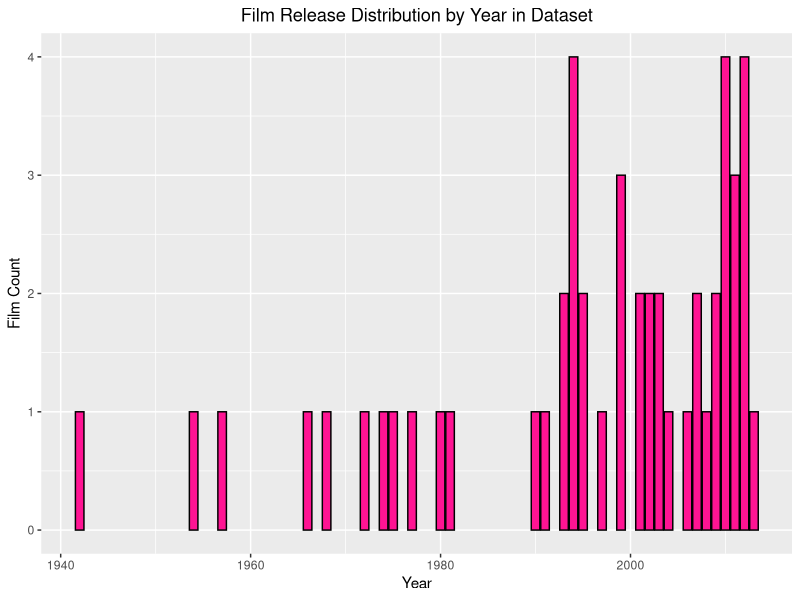
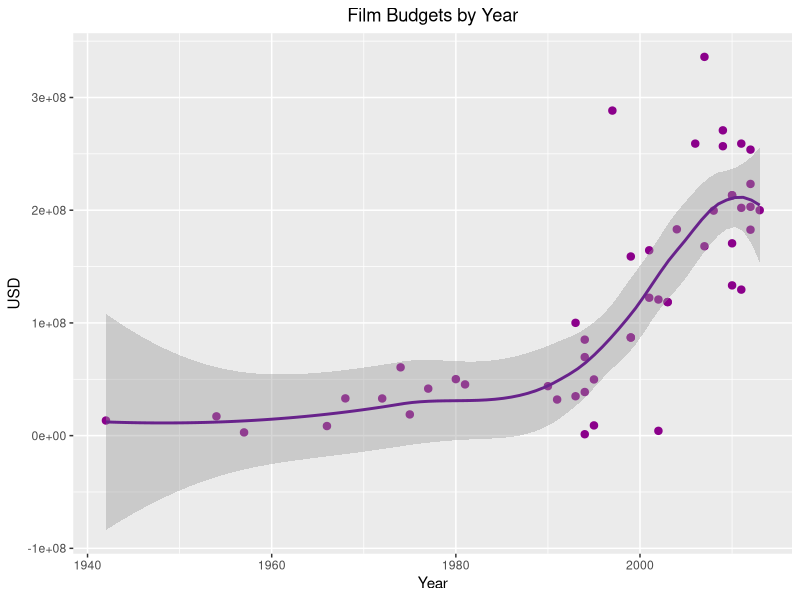
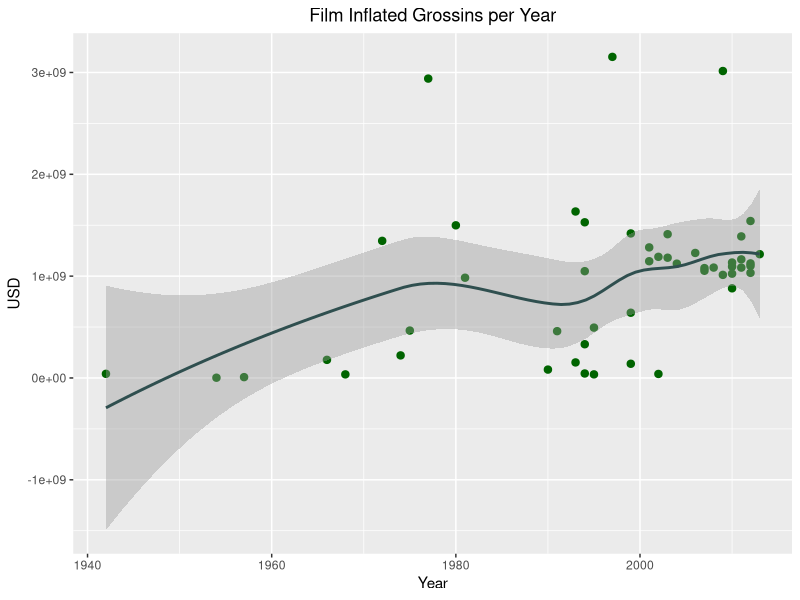
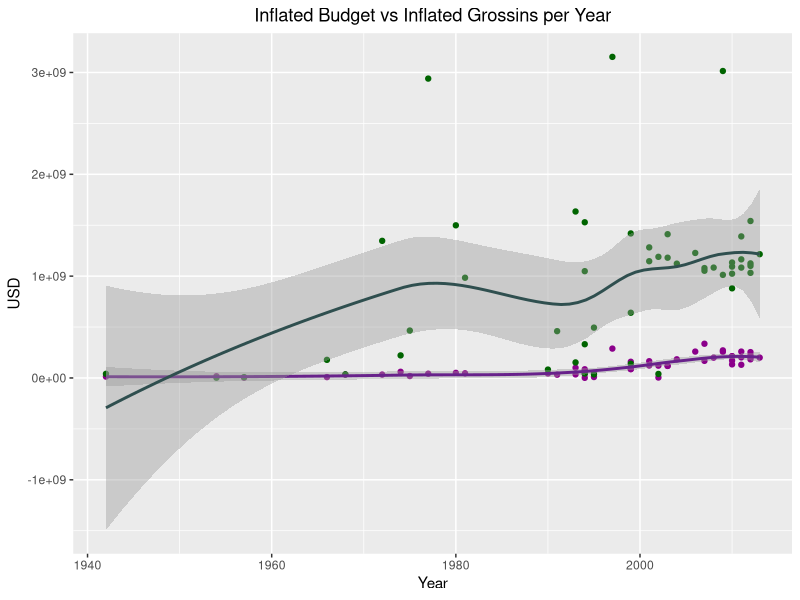
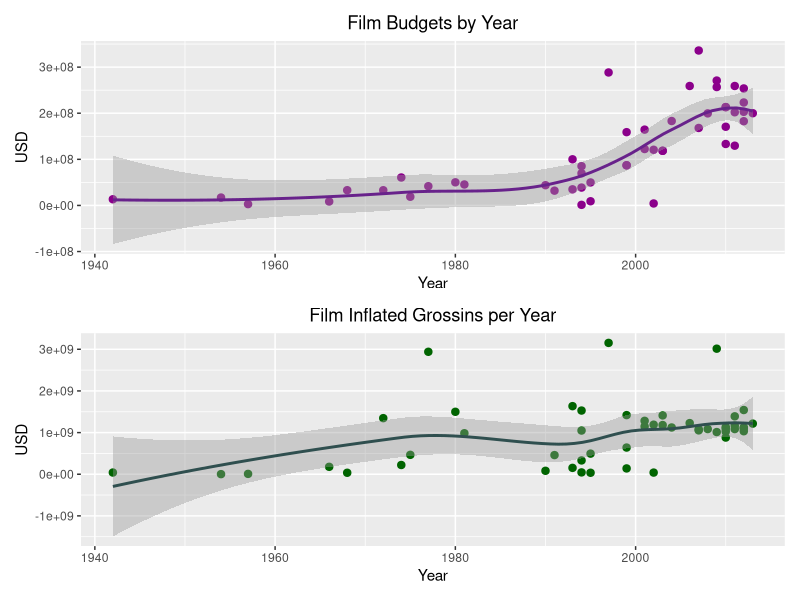
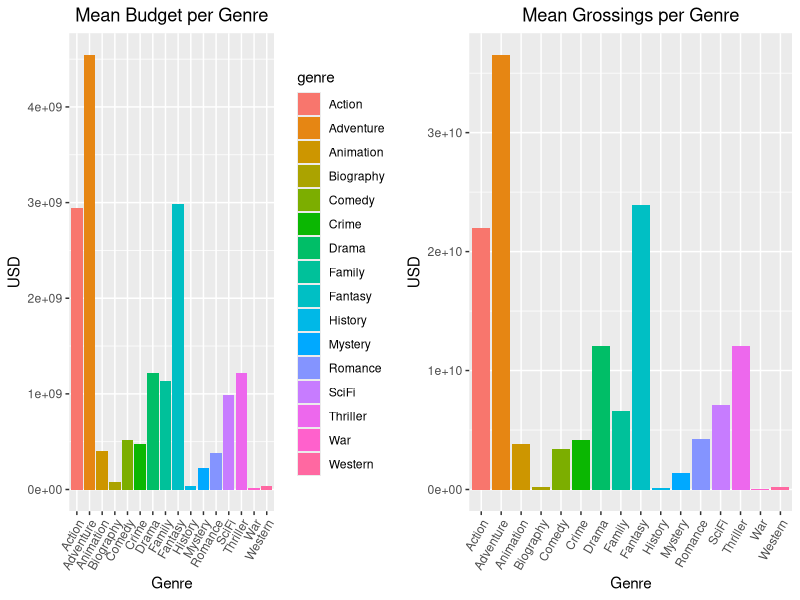
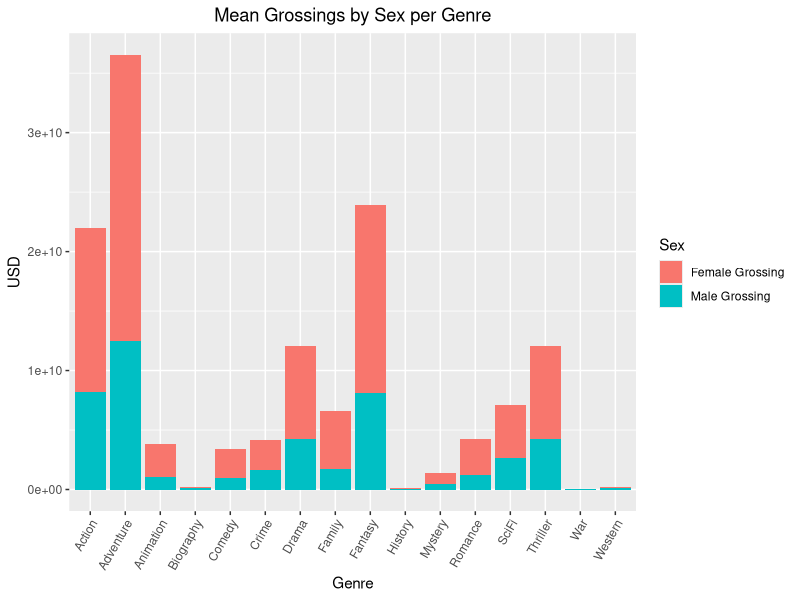
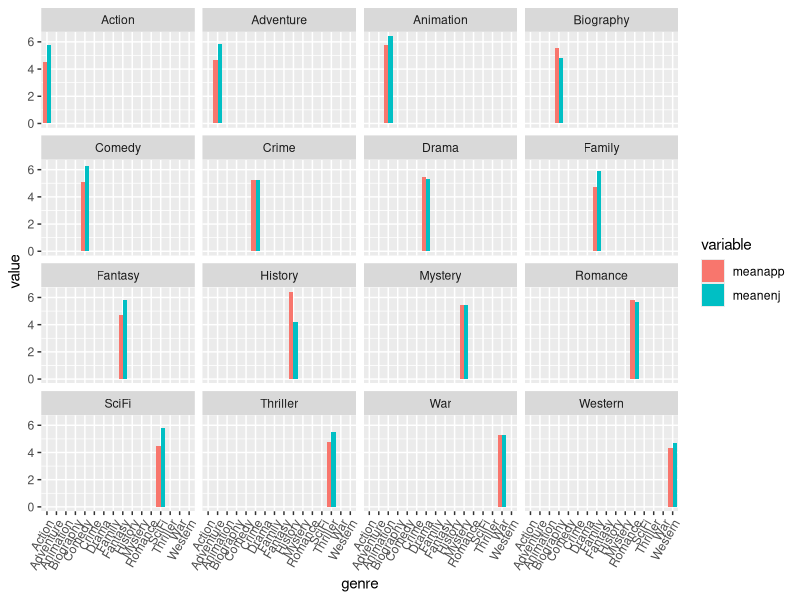

These charts were generated, in order, by the following R code:
## ---- chunk 1
knitr::opts_chunk$set(echo = TRUE)
## ---- chunk 2
#Packages loading to use
library(tidyverse) ##Loaded for dplyr and to 'clean' data
library(ggplot2) ##Loaded for plotting
library(dplyr) ##Loaded for computer issues
library(gridExtra) #Loaded to arrange plots
library(yaml)
library(patchwork)
library(reshape2)

## ---- chunk 3
##Read in data and save it to variable raw_data
raw_data <- read.csv(file = "popular_film_data.csv")
glimpse (raw_data)
## ---- chunk 4
#To remove "$" and "," from InflatedBudget
raw_data$InflatedBudget <-  gsub("\\$","", raw_data$InflatedBudget) 
raw_data$InflatedBudget <-  as.numeric(gsub(",","", raw_data$InflatedBudget))

#To remove "$" and "," from InflatedGross
raw_data$InflatedGross <-  gsub("\\$","", raw_data$InflatedGross) 
raw_data$InflatedGross <-  as.numeric(gsub(",","", raw_data$InflatedGross))

#To remove "$" and "," from TotalGross
raw_data$TotalGross <-  gsub("\\$","", raw_data$TotalGross) 
raw_data$TotalGross <-  as.numeric(gsub(",","", raw_data$TotalGross))

#To View our now changed data. 
glimpse (raw_data)
## ---- chunk 5
#Mutating for new column stored in Proportion_female
raw_data <- raw_data |> mutate (Proportion_female = (1 - Proportion_male))

#To view our data with the new variable.
glimpse(raw_data)
## ---- chunk 6
#What is the release year range of the films in our dataset?
range(raw_data$Year)

#How many entries make up our dataset?
quantity_films <- nrow(raw_data)
quantity_films
## ---- chunk 7
genre_total <- rbind(cbind(genre = "Comedy", raw_data %>% filter(Comedy == 1) %>% summarise(sumG = sum(Comedy == 1))),
    cbind(genre = "Drama", raw_data %>% filter(Drama == 1) %>% summarise(sumG = sum(Drama == 1))),
    cbind(genre = "Western", raw_data %>% filter(Western == 1) %>% summarise(sumG = sum(Western == 1))),
    cbind(genre = "Action", raw_data %>% filter(Action == 1) %>% summarise(sumG = sum(Action == 1))),
    cbind(genre = "Biography", raw_data %>% filter(Biography == 1) %>% summarise(sumG = sum(Biography == 1))),
    cbind(genre = "History", raw_data %>% filter(History == 1) %>% summarise(sumG = sum(History == 1))),
    cbind(genre = "Adventure", raw_data %>% filter(Adventure == 1) %>% summarise(sumG = sum(Adventure == 1))),
    cbind(genre = "Fantasy", raw_data %>% filter(Fantasy == 1) %>% summarise(sumG = sum(Fantasy == 1))),
    cbind(genre = "Mystery", raw_data %>% filter(Mystery == 1) %>% summarise(sumG = sum(Mystery == 1))),
    cbind(genre = "SciFi", raw_data %>% filter(SciFi == 1) %>% summarise(sumG = sum(SciFi == 1))),
    cbind(genre = "Romance", raw_data %>% filter(Romance == 1) %>% summarise(sumG = sum(Romance == 1))),
    cbind(genre = "Thriller", raw_data %>% filter(Thriller == 1) %>% summarise(sumG = sum(Thriller == 1))),
    cbind(genre = "Crime", raw_data %>% filter(Crime == 1) %>% summarise(sumG = sum(Crime == 1))),
    cbind(genre = "War", raw_data %>% filter(War == 1) %>% summarise(sumG = sum(War == 1))),
    cbind(genre = "Family", raw_data %>% filter(Family == 1) %>% summarise(sumG = sum(Family == 1))),
    cbind(genre = "Animation", raw_data %>% filter(Animation == 1) %>% summarise(sumG = sum(Animation == 1))))%>% arrange(desc(sumG))

genre_total
## ---- chunk 8
Genre_Count_Plot <- ggplot(genre_total) + geom_bar(mapping = aes(genre, sumG, fill = genre), stat = "identity", position = "dodge") + labs(x = 'Genres', y = 'Genre Count', title = 'Genre Distribution in Dataset') + theme(axis.text.x = element_text(angle = 60, hjust = 1)) + theme(plot.title = element_text(hjust = 0.5))
## ---- chunk 9
 raw_data|>group_by(Year) |> summarise(Movie_Count = n()) |> arrange(desc(Movie_Count))

## ---- chunk 10
#Storing the code to the "count_movieby_year" variable. 

count_movieby_year <-  raw_data|>group_by(Year) |> summarise(Movie_Count = n()) |> arrange(desc(Movie_Count))
ggplot(count_movieby_year, aes(x = Year, y = Movie_Count)) + geom_col(fill = "deeppink", color = "black") + labs(x = 'Year', y = 'Film Count', title = 'Film Release Distribution by Year in Dataset') + theme(plot.title = element_text(hjust = 0.5))

## ---- chunk 11
Avg_Budget_by_Year <- raw_data |> group_by(Year)|> summarise(InflatedBudget) |> ggplot(aes(Year,InflatedBudget)) +geom_point(size = 2.2, color = "darkmagenta") + geom_smooth(color = "darkorchid4")+labs(x = 'Year', y = 'USD', title = 'Film Budgets by Year') + theme(plot.title = element_text(hjust = 0.5))

Avg_Budget_by_Year
## ---- chunk 12
Avg_Grossing_by_Year <- raw_data |> group_by(Year) |> summarise(InflatedGross) |> ggplot(aes(Year,InflatedGross)) +geom_point(size = 2.2, color = "darkgreen") + geom_smooth(color = "darkslategray") + labs(x = 'Year', y = 'USD', title = 'Film Inflated Grossins per Year') + theme(plot.title = element_text(hjust = 0.5))

Avg_Grossing_by_Year

## ---- chunk 13
#raw_data |> group_by(Year)|> ggplot(aes(Year,InflatedGross, InflatedBudget, color = )) +geom_point() + geom_smooth(method = 'loess', formula = 'y~x')

raw_data |> group_by(Year) |> ggplot(aes(x=Year))+geom_point(aes(y=InflatedBudget),color = "darkmagenta") + geom_point(aes(y=InflatedGross), color = "darkgreen") + geom_smooth(aes(y=InflatedBudget), color = "darkorchid4") +labs(x = "Year", y = "USD") + geom_smooth(aes(y=InflatedGross), color = "darkslategray") + labs(x = 'Year', y = 'USD', title = 'Inflated Budget vs Inflated Grossins per Year') + theme(plot.title = element_text(hjust = 0.5))

## ---- chunk 14
plot_1 <- (Avg_Budget_by_Year / Avg_Grossing_by_Year)
plot_1
## ---- chunk 15
raw_data |> slice_max(InflatedGross, n = 10) |> select(FilmName, Year, InflatedGross)
## ---- chunk 16
raw_data |> slice_max(InflatedBudget, n = 1) |> select(FilmName, InflatedGross)
raw_data |> slice_min(InflatedBudget, n = 1) |> select(FilmName, InflatedGross)
## ---- chunk 17
raw_data |> slice_max(InflatedGross, n = 10) |> select(FilmName, InflatedGross)
#still need the genre
## ---- chunk 18
#We'll arrange the code to output what we need to see. 
genreGrossBudget <- (rbind(cbind(genre = "Comedy", raw_data %>% filter(Comedy == 1) %>% summarise(meangross = mean(InflatedGross), meanBudget = mean(InflatedBudget), Male_Proportion = Proportion_male, Female_Proportion = Proportion_female, Femalegross = ((mean(Proportion_female))*meangross), Malegross = ((mean(Proportion_male))*meangross))),
      cbind(genre = "Drama", raw_data %>% filter(Drama == 1) %>% summarise(meangross = mean(InflatedGross),meanBudget = mean(InflatedBudget),  Male_Proportion = Proportion_male, Female_Proportion = Proportion_female, Femalegross = ((mean(Proportion_female))*meangross), Malegross = ((mean(Proportion_male))*meangross))),
      cbind(genre = "Western", raw_data %>% filter(Western == 1) %>% summarise(meangross = mean(InflatedGross),meanBudget = mean(InflatedBudget),  Male_Proportion = Proportion_male, Female_Proportion = Proportion_female, Femalegross = ((mean(Proportion_female))*meangross), Malegross = ((mean(Proportion_male))*meangross))),
      cbind(genre = "Action", raw_data %>% filter(Action == 1) %>% summarise(meangross = mean(InflatedGross),meanBudget = mean(InflatedBudget),  Male_Proportion = Proportion_male, Female_Proportion = Proportion_female, Femalegross = ((mean(Proportion_female))*meangross), Malegross = ((mean(Proportion_male))*meangross))),
     cbind(genre = "Biography", raw_data %>% filter(Biography == 1) %>% summarise(meangross = mean(InflatedGross),meanBudget = mean(InflatedBudget), Malegross = ((mean(Proportion_male))*meangross), Male_Proportion = Proportion_male, Female_Proportion = Proportion_female, Femalegross = ((mean(Proportion_female))*meangross), Malegross = ((mean(Proportion_male))*meangross))),
    cbind(genre = "History", raw_data %>% filter(History == 1) %>% summarise(meangross = mean(InflatedGross),meanBudget = mean(InflatedBudget),  Male_Proportion = Proportion_male, Female_Proportion = Proportion_female, Femalegross = ((mean(Proportion_female))*meangross), Malegross = ((mean(Proportion_male))*meangross))), 
    cbind(genre = "Adventure", raw_data %>% filter(Adventure == 1) %>% summarise(meangross = mean(InflatedGross),meanBudget = mean(InflatedBudget),  Male_Proportion = Proportion_male, Female_Proportion = Proportion_female, Femalegross = ((mean(Proportion_female))*meangross), Malegross = ((mean(Proportion_male))*meangross))),
        cbind(genre = "Fantasy", raw_data %>% filter(Fantasy == 1) %>% summarise(meangross = mean(InflatedGross),meanBudget = mean(InflatedBudget),  Male_Proportion = Proportion_male, Female_Proportion = Proportion_female, Femalegross = ((mean(Proportion_female))*meangross), Malegross = ((mean(Proportion_male))*meangross))),
    cbind(genre = "Mystery", raw_data %>% filter(Mystery == 1) %>% summarise(meangross = mean(InflatedGross),meanBudget = mean(InflatedBudget),  Male_Proportion = Proportion_male, Female_Proportion = Proportion_female, Femalegross = ((mean(Proportion_female))*meangross), Malegross = ((mean(Proportion_male))*meangross))),
    cbind(genre = "SciFi", raw_data %>% filter(SciFi == 1) %>% summarise(meangross = mean(InflatedGross),meanBudget = mean(InflatedBudget),  Male_Proportion = Proportion_male, Female_Proportion = Proportion_female, Femalegross = ((mean(Proportion_female))*meangross), Malegross = ((mean(Proportion_male))*meangross))),
    cbind(genre = "Romance", raw_data %>% filter(Romance == 1) %>% summarise(meangross = mean(InflatedGross),meanBudget = mean(InflatedBudget),  Male_Proportion = Proportion_male, Female_Proportion = Proportion_female, Femalegross = ((mean(Proportion_female))*meangross), Malegross = ((mean(Proportion_male))*meangross))),
    cbind(genre = "Thriller", raw_data %>% filter(Drama == 1) %>% summarise(meangross = mean(InflatedGross),meanBudget = mean(InflatedBudget),  Male_Proportion = Proportion_male, Female_Proportion = Proportion_female, Femalegross = ((mean(Proportion_female))*meangross), Malegross = ((mean(Proportion_male))*meangross))),
    cbind(genre = "Crime", raw_data %>% filter(Crime == 1) %>% summarise(meangross = mean(InflatedGross),meanBudget = mean(InflatedBudget),  Male_Proportion = Proportion_male, Female_Proportion = Proportion_female, Femalegross = ((mean(Proportion_female))*meangross), Malegross = ((mean(Proportion_male))*meangross))),
    cbind(genre = "War", raw_data %>% filter(War == 1) %>% summarise(meangross = mean(InflatedGross),meanBudget = mean(InflatedBudget),  Male_Proportion = Proportion_male, Female_Proportion = Proportion_female, Femalegross = ((mean(Proportion_female))*meangross), Malegross = ((mean(Proportion_male))*meangross))),
    cbind(genre = "Family", raw_data %>% filter(Family == 1) %>% summarise(meangross = mean(InflatedGross),meanBudget = mean(InflatedBudget),  Male_Proportion = Proportion_male, Female_Proportion = Proportion_female, Femalegross = ((mean(Proportion_female))*meangross), Malegross = ((mean(Proportion_male))*meangross))),
    cbind(genre = "Animation", raw_data %>% filter(Animation == 1) %>% summarise(meangross = mean(InflatedGross),meanBudget = mean(InflatedBudget), Male_Proportion = Proportion_male, Female_Proportion = Proportion_female, Femalegross = ((mean(Proportion_female))*meangross), Malegross = ((mean(Proportion_male))*meangross)))) %>% arrange(desc(meanBudget)))
genreGrossBudget

## ---- chunk 19
genreGrossBudget |> slice(which(meanBudget ==max(meanBudget) | meanBudget == min(meanBudget))) |> distinct()
## ---- chunk 20
meanBudget_Genre <- (ggplot(genreGrossBudget) + geom_bar(mapping = aes(genre, meanBudget, fill = genre), stat = "identity") + labs(x = 'Genre', y = 'USD', title = 'Mean Budget per Genre') + theme(axis.text.x = element_text(angle = 60, hjust = 1)) + theme(plot.title = element_text(hjust = 0.5)))

meanGross_Genre <- ggplot(genreGrossBudget) + geom_bar(mapping = aes(genre, meangross, fill = genre), stat = "identity", show.legend = FALSE) + labs(x = 'Genre', y = 'USD', title = 'Mean Grossings per Genre') + theme(axis.text.x = element_text(angle = 60, hjust = 1)) + theme(plot.title = element_text(hjust = 0.5))

grid.arrange(meanBudget_Genre, meanGross_Genre, nrow = 1)
## ---- chunk 21
#genreGrossBudget <- genreGrossBudget |> mutate ( Gross_Female = (as.numeric(genreGrossBudget$meangross) * as.numeric(raw_data$Proportion_female)))

genreGrossBudget |> pivot_longer(cols = ends_with("alegross"), names_to = "Sex", values_to = "proportion") |> ggplot() + geom_col(aes(x = genre, y = proportion, fill = Sex)) + labs(x = 'Genre', y = 'USD', title = 'Mean Grossings by Sex per Genre') + theme(axis.text.x = element_text(angle = 60, hjust = 1)) + theme(plot.title = element_text(hjust = 0.5)) + scale_fill_discrete(labels = c("Female Grossing", "Male Grossing"))
## ---- chunk 22

genre_enj <- rbind(cbind(genre = "Comedy", raw_data %>% filter(Comedy == 1) %>% summarise(meanenj = mean(Enjoyment))),
    cbind(genre = "Drama", raw_data %>% filter(Drama == 1) %>% summarise(meanenj = mean(Enjoyment))),
    cbind(genre = "Western", raw_data %>% filter(Western == 1) %>% summarise(meanenj = mean(Enjoyment))),
    cbind(genre = "Action", raw_data %>% filter(Action == 1) %>% summarise(meanenj = mean(Enjoyment))),
    cbind(genre = "Biography", raw_data %>% filter(Biography == 1) %>% summarise(meanenj = mean(Enjoyment))),
    cbind(genre = "History", raw_data %>% filter(History == 1) %>% summarise(meanenj = mean(Enjoyment))),
    cbind(genre = "Adventure", raw_data %>% filter(Adventure == 1) %>% summarise(meanenj = mean(Enjoyment))),
    cbind(genre = "Fantasy", raw_data %>% filter(Fantasy == 1) %>% summarise(meanenj = mean(Enjoyment))),
    cbind(genre = "Mystery", raw_data %>% filter(Mystery == 1) %>% summarise(meanenj = mean(Enjoyment))),
    cbind(genre = "SciFi", raw_data %>% filter(SciFi == 1) %>% summarise(meanenj = mean(Enjoyment))),
    cbind(genre = "Romance", raw_data %>% filter(Romance == 1) %>% summarise(meanenj = mean(Enjoyment))),
    cbind(genre = "Thriller", raw_data %>% filter(Thriller == 1) %>% summarise(meanenj = mean(Enjoyment))),
    cbind(genre = "Crime", raw_data %>% filter(Crime == 1) %>% summarise(meanenj = mean(Enjoyment))),
    cbind(genre = "War", raw_data %>% filter(War == 1) %>% summarise(meanenj = mean(Enjoyment))),
    cbind(genre = "Family", raw_data %>% filter(Family == 1) %>% summarise(meanenj = mean(Enjoyment))),
    cbind(genre = "Animation", raw_data %>% filter(Animation == 1) %>% summarise(meanenj = mean(Enjoyment))))%>% arrange(desc(meanenj))

genre_enj |> slice(which(meanenj ==max(meanenj) | meanenj == min(meanenj))) |> distinct()

## ---- chunk 23
genre_app <- rbind(cbind(genre = "Comedy", raw_data %>% filter(Comedy == 1) %>% summarise(meanapp = mean(Appreciation))),
    cbind(genre = "Drama", raw_data %>% filter(Drama == 1) %>% summarise(meanapp = mean(Appreciation))),
    cbind(genre = "Western", raw_data %>% filter(Western == 1) %>% summarise(meanapp = mean(Appreciation))),
    cbind(genre = "Action", raw_data %>% filter(Action == 1) %>% summarise(meanapp = mean(Appreciation))),
    cbind(genre = "Biography", raw_data %>% filter(Biography == 1) %>% summarise(meanapp = mean(Appreciation))),
    cbind(genre = "History", raw_data %>% filter(History == 1) %>% summarise(meanapp = mean(Appreciation))),
    cbind(genre = "Adventure", raw_data %>% filter(Adventure == 1) %>% summarise(meanapp = mean(Appreciation))),
    cbind(genre = "Fantasy", raw_data %>% filter(Fantasy == 1) %>% summarise(meanapp = mean(Appreciation))),
    cbind(genre = "Mystery", raw_data %>% filter(Mystery == 1) %>% summarise(meanapp = mean(Appreciation))),
    cbind(genre = "SciFi", raw_data %>% filter(SciFi == 1) %>% summarise(meanapp = mean(Appreciation))),
    cbind(genre = "Romance", raw_data %>% filter(Romance == 1) %>% summarise(meanapp = mean(Appreciation))),
    cbind(genre = "Thriller", raw_data %>% filter(Thriller == 1) %>% summarise(meanapp = mean(Appreciation))),
    cbind(genre = "Crime", raw_data %>% filter(Crime == 1) %>% summarise(meanapp = mean(Appreciation))),
    cbind(genre = "War", raw_data %>% filter(War == 1) %>% summarise(meanapp = mean(Appreciation))),
    cbind(genre = "Family", raw_data %>% filter(Family == 1) %>% summarise(meanapp = mean(Appreciation))),
    cbind(genre = "Animation", raw_data %>% filter(Animation == 1) %>% summarise(meanapp = mean(Appreciation))))%>% arrange(desc(meanapp))

genre_app |> slice(which(meanapp ==max(meanapp) | meanapp == min(meanapp))) |> distinct()
## ---- chunk 24
raw_data |> slice_max(Appreciation, n = 10)|> select(FilmName,Appreciation, Enjoyment)

raw_data |> slice_max(Enjoyment, n = 10) |> select(FilmName, Enjoyment, Appreciation)

raw_data |> slice_max(InflatedGross, n = 10) |> select(FilmName, InflatedGross, Appreciation, Enjoyment)
## ---- chunk 25
combined_df <- merge(genre_app, genre_enj, by="genre", all=TRUE)
combined_df.long<-melt(combined_df)
ggplot(combined_df.long,aes(genre,value, fill=variable))+
     geom_bar(stat="identity",position="dodge")+ theme(axis.text.x = element_text(angle = 60, hjust = 1))+facet_wrap(~genre)
